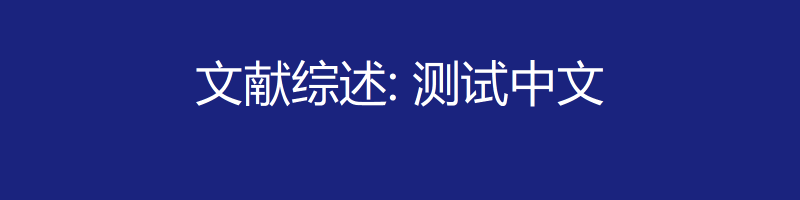
#> input picture test_font.png, 1600 x 400 px (shown at 1/2 size)
$ python -i poster_rasterize.py   (imports and definitions only)
#> lines starting #> are read from the running program, lines starting #| are printed output that depends on the picture
"""Rasterize an HTML poster to PNG via headless Chrome, then trim margins (PIL).

Uses the system browser (no new pip dependency); Google Fonts load at render
time via --virtual-time-budget.
"""
import os
import shutil
import subprocess
import tempfile

from PIL import Image, ImageChops

_CANDIDATES = [
    "/Applications/Google Chrome.app/Contents/MacOS/Google Chrome",
    "/Applications/Chromium.app/Contents/MacOS/Chromium",
    "/Applications/Microsoft Edge.app/Contents/MacOS/Microsoft Edge",
]


def find_chrome():
    for c in _CANDIDATES:
        if os.path.exists(c):
            return c
    return shutil.which("google-chrome") or shutil.which("chromium") or shutil.which("chromium-browser")


def _autocrop(png_path, pad=24):
#> called with png_path = '../test_font.png', pad = 24
    im = Image.open(png_path).convert("RGB")
#> im is the input picture: PIL image 1600x400 RGB; mean R, G, B 33.9, 42.6, 130.4
    bg = Image.new("RGB", im.size, im.getpixel((0, 0)))
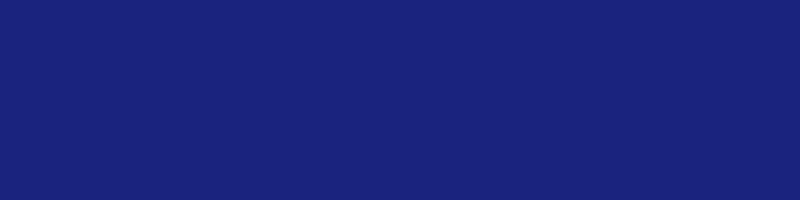
#> bg: PIL image 1600x400 RGB (shown at 1/2 size); mean R, G, B 26, 35, 126
    bbox = ImageChops.difference(im, bg).getbbox()
#> bbox = (391, 119, 1207, 213)
    if bbox:
        l, t, r, b = bbox
#> l = 391; t = 119; r = 1207; b = 213
        im.crop((max(0, l - pad), max(0, t - pad),
                 min(im.width, r + pad), min(im.height, b + pad))).save(png_path)
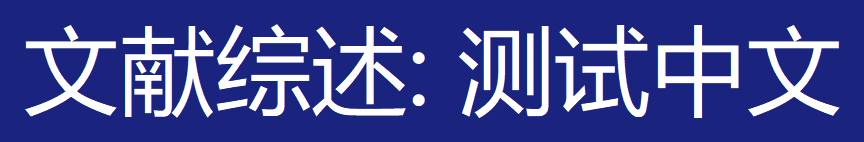
#> saved as test_font.png: PIL image 864x142 RGB; mean R, G, B 67.1, 74.5, 149.2


def rasterize_html(html, png_path, *, width=1240, height=2600, scale=2):
    chrome = find_chrome()
    if not chrome:
        raise RuntimeError("no chrome/chromium binary found for rasterize")
    os.makedirs(os.path.dirname(png_path) or ".", exist_ok=True)
    with tempfile.NamedTemporaryFile("w", suffix=".html", delete=False, encoding="utf-8") as f:
        f.write(html)
        html_path = f.name
    try:
        subprocess.run(
            [chrome, "--headless=new", "--disable-gpu", "--hide-scrollbars",
             f"--force-device-scale-factor={scale}", f"--window-size={width},{height}",
             "--virtual-time-budget=8000", f"--screenshot={png_path}", f"file://{html_path}"],
            check=True, capture_output=True, timeout=90)
    finally:
        os.unlink(html_path)
    _autocrop(png_path)
    return png_path

>>> result = _autocrop('../test_font.png')

$ run again, on test_style.png
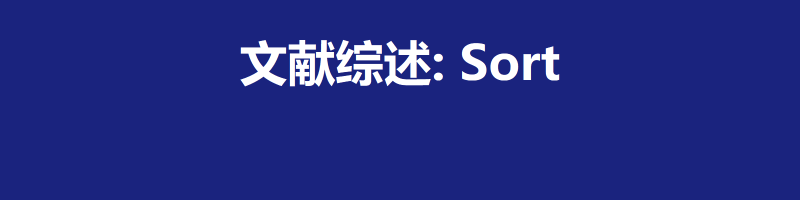
#> input picture test_style.png, 1600 x 400 px (shown at 1/2 size)
#> in _autocrop, im is the input picture: PIL image 1600x400 RGB; mean R, G, B 34.9, 43.5, 131
#> bbox = (480, 79, 1119, 174)
#> l = 480; t = 79; r = 1119; b = 174
#> in _autocrop, `im.crop((max(0, l - pad), max(0, t - pad), min(im.width, r + pad), min..`:
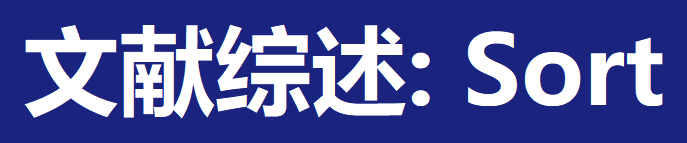
#> saved as test_style.png: PIL image 687x143 RGB; mean R, G, B 83.7, 90.4, 158.5
